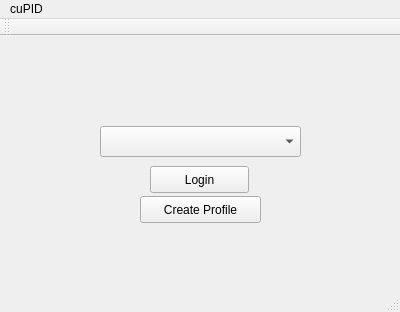
<?xml version="1.0" encoding="UTF-8"?>
<ui version="4.0">
 <class>userLogin</class>
 <widget class="QMainWindow" name="userLogin">
  <property name="geometry">
   <rect>
    <x>0</x>
    <y>0</y>
    <width>400</width>
    <height>312</height>
   </rect>
  </property>
  <property name="windowTitle">
   <string>userLogin</string>
  </property>
  <widget class="QWidget" name="centralWidget">
   <widget class="QComboBox" name="comboBox">
    <property name="geometry">
     <rect>
      <x>100</x>
      <y>90</y>
      <width>201</width>
      <height>31</height>
     </rect>
    </property>
   </widget>
   <widget class="QPushButton" name="loginButton">
    <property name="geometry">
     <rect>
      <x>150</x>
      <y>130</y>
      <width>99</width>
      <height>27</height>
     </rect>
    </property>
    <property name="text">
     <string>Login</string>
    </property>
   </widget>
   <widget class="QPushButton" name="createProfileButton">
    <property name="geometry">
     <rect>
      <x>140</x>
      <y>160</y>
      <width>121</width>
      <height>27</height>
     </rect>
    </property>
    <property name="text">
     <string>Create Profile</string>
    </property>
   </widget>
  </widget>
  <widget class="QMenuBar" name="menuBar">
   <property name="geometry">
    <rect>
     <x>0</x>
     <y>0</y>
     <width>400</width>
     <height>25</height>
    </rect>
   </property>
   <widget class="QMenu" name="menuCuPID">
    <property name="title">
     <string>cuPID</string>
    </property>
   </widget>
   <addaction name="menuCuPID"/>
  </widget>
  <widget class="QToolBar" name="mainToolBar">
   <attribute name="toolBarArea">
    <enum>TopToolBarArea</enum>
   </attribute>
   <attribute name="toolBarBreak">
    <bool>false</bool>
   </attribute>
  </widget>
  <widget class="QStatusBar" name="statusBar"/>
 </widget>
 <layoutdefault spacing="6" margin="11"/>
 <resources/>
 <connections/>
</ui>
